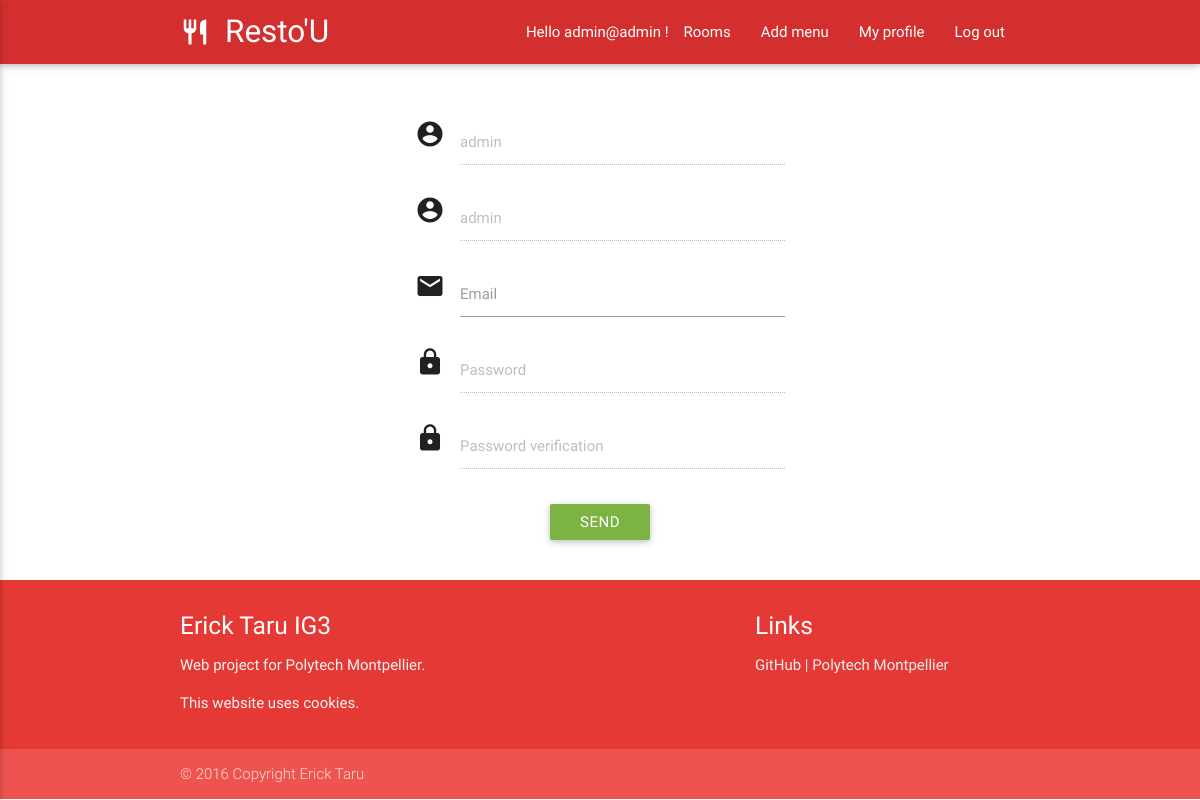
Screenshot of /controller/modifInfo.php (signed in) with the database file from the repository.
### tables this page shows
CREATE TABLE IF NOT EXISTS `user` (
  `idUser` int(11) NOT NULL AUTO_INCREMENT,
  `firstName` varchar(100) NOT NULL,
  `lastName` varchar(100) NOT NULL,
  `email` varchar(100) NOT NULL,
  `password` varchar(255) NOT NULL,
  `admin` tinyint(1) NOT NULL,
  PRIMARY KEY (`idUser`)
);

### model/login.php (called while the page is built, shortened)
<?php
	class LOGIN
	{
		public static function isAdmin($email)
		{
 			$bd=connexion_bd();
 			$req=$bd->prepare("SELECT admin FROM user WHERE email='$email';");
 			$req->execute();
 			$admins=$req->fetchAll();
 			return $admins;
		}
		public static function userEmail()
		{
		    $bd=connexion_bd();
		    $req = $bd->query("SELECT email FROM user");
		    $users= $req->fetchAll();
		    return $users;
		}
	}

### model/myprofile.php (called while the page is built, shortened)
<?php
	class INFO
	{
		public static function getInfo()
		{
			$bd=connexion_bd();
			$req=$bd->query("SELECT * FROM user;");
			$infos=$req->fetchAll();
			return $infos;
		}
	}

### view/modifInfo.php (the view)
<?php include("../header.php"); ?>
<main>
  <div class="row" class="container">
    <form class="col s12" method="POST" action="../controller/modifInfo.php">
      <div class="row">
        <div class="input-field col s4 offset-s4">
          <i class="material-icons prefix">account_circle</i>
          <input disabled id="firstName" type="text" class="validate" name="firstName">
          <label for="firstName"><?php print $firstName?></label>
        </div>
        <div class="input-field col s4 offset-s4">
          <i class="material-icons prefix">account_circle</i>
          <input disabled id="lastName" type="text" class="validate" name="lastName">
          <label for="lastName"><?php print $lastName?></label>
        </div>
        <div class="input-field col s4 offset-s4">
          <i class="material-icons prefix">email</i>
          <input id="email" type="email" class="validate" name="email">
          <label for="email" data-error="Incorrect email address !" data-success="">Email</label>
        </div>
        <div class="input-field col s4 offset-s4">
          <i class="material-icons prefix">lock</i>
          <input disabled id="password" type="password" class="validate" name="password">
          <label for="password">Password</label>
        </div>
        <div class="input-field col s4 offset-s4">
          <i class="material-icons prefix">lock</i>
          <input disabled id="verifPassword" type="password" class="validate" name="verifPassword">
          <label for="verifPassword">Password verification</label>
        </div>
      </div>
      <div class="row center-align">
        <button class="btn waves-light btn light-green darken-1" type="submit" name="action">send</button>
      </div>
    </form>
  </div>
</main>
<?php include("../footer.php"); ?>

### navBarConnected.php (shortened to what this page needs)
<?php
  $path = 'http://'.$_SERVER['HTTP_HOST'].$_SERVER['REQUEST_URI'];
  $current = basename ($path);
  if (isset($_COOKIE['connected'])) {
    include_once('../model/login.php');
    $users=LOGIN::userEmail();
    foreach ($users as $user) {
      if ($user['email'] == $_COOKIE['connected']) {
        $email=$user['email'];
      }
    }
    $admins=LOGIN::isAdmin($email);
    foreach ($admins as $admin) {
      $isadmin=$admin["admin"];
    }
  }
?>
<div class="navbar-fixed">
  <nav class="red darken-2">
    <div class="nav-wrapper container">
      <a href="../controller/index.php" class="brand-logo">Resto'U<i class="material-icons tiny left">restaurant</i></a>
      <ul id="nav-mobile" class="right hide-on-med-and-down">
        <?php if (isset($_COOKIE['connected'])){ ?>
          <li><?php print "Hello ".$email." !"?></li>
          <?php if (isset($_COOKIE['connected']) && $isadmin>0) { ?>
            <li class="<?php if (($current == '../controller/room.php')||($current == '../controller/room.php')){ echo "active";} else{ echo'no_current';}?>"><a href="../controller/room.php">Rooms</a></li>
            <li class="<?php if (($current == '../controller/addMenu.php')||($current == '../controller/addMenu.php')){ echo "active";} else{ echo'no_current';}?>"><a href="../controller/addMenu.php">Add menu</a></li>
          <?php } ?>
          <li class="<?php if ($current == '../controller/myprofile.php'){ echo "active";} else{ echo'no_current';}?>"><a href="../controller/myprofile.php">My profile</a></li>
          <li class="<?php if ($current == '../controller/logout.php'){ echo "active";} else{ echo'no_current';}?>"><a href="../controller/logout.php">Log out</a></li>
        <?php }?>
      </ul>
    </div>
  </nav>
</div>

### rows the page displays
user: email "admin@admin", firstName "admin", lastName "admin"
